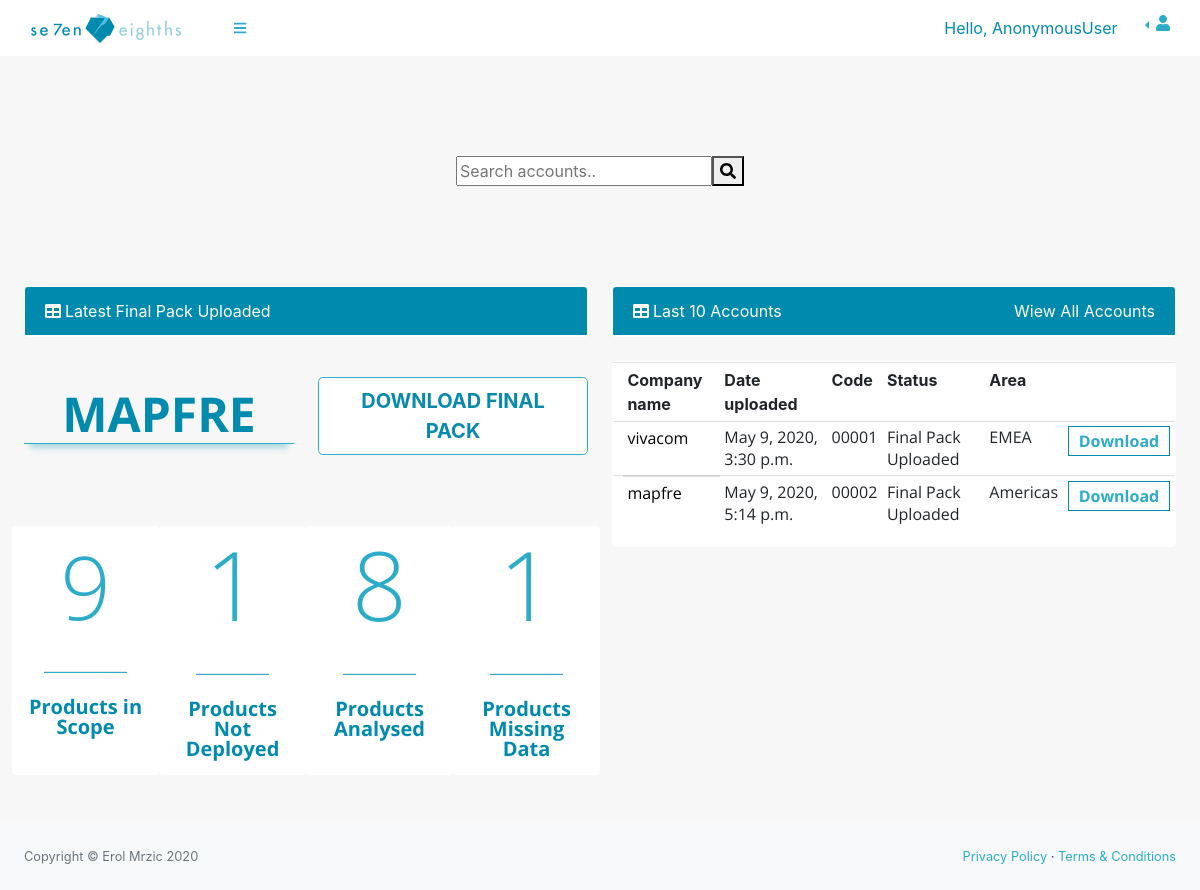
/test, run on the app's committed database.
### base/models.py (models this page shows, shortened)
class Account(models.Model):
    AREAS = (
        ('EMEA', 'EMEA'),
        ('Americas', 'Americas'),
    )
    STATUS = (
        ('Data collection sent', 'Data collection sent'),
        ('Data Received', 'Data Received'),
        ('Analysis', 'Analysis'),
        ('Final Pack Uploaded', 'Final Pack Uploaded'),
    )
    username = models.ForeignKey(
        Access, blank=True,  null=True, on_delete=models.DO_NOTHING)
    name = models.CharField(max_length=30)
    code = models.CharField(max_length=30)
    dateReceived = models.DateTimeField(auto_now_add=True)
    dateUploaded = models.DateTimeField(auto_now_add=True)
    status = models.CharField(max_length=30, null=True, choices=STATUS)
    area = models.CharField(max_length=10, choices=AREAS)
    finalPack = models.FileField(null=True, blank=True)

### base/views.py (the view)
# urls.py: path('test', views.test, name='test'),
def test(request):
    accounts = Account.objects.all()
    users = Access.objects.all()
    myAccessFilter = AccessFilter(request.GET, queryset=users)
    users = myAccessFilter.qs
    myAccountFilter = AccountFilter(request.POST, queryset=accounts)
    accounts = myAccountFilter.qs
    context = {'accounts': accounts, 'users': users,
               'myAccessFilter': myAccessFilter, 'myAccountFilter': myAccountFilter}
    return render(request, 'base/test.html', context)

### base/templatetags/groupFilter.py (called while the page is built)
@register.filter(name='has_group')
def has_group(user, group_name):
    return user.groups.filter(name=group_name).exists()

### base/templates/base/test.html (shortened to what this page needs)
{% extends 'base/navbars/sidenav.html' %} {% block content %}{%block body %}
<body class="sb-nav-fixed sb-sidenav-toggled">
  {% endblock %}
  {% load groupFilter %}
  <div id="layoutSidenav_content">
    <main>
      <div class="container-fluid">
        <div class="ButtonWrapper" style="margin: 100px; 0">
          <div>
            <input type="text" placeholder="Search accounts.."><button type="submit"><i
                class="fa fa-search"></i></button>
          </div>
        </div>
        <div class="details show">
          <section class="row">
            <div class=" col-xl-6">
              <div class="card mb-4">
                <div class="card-header">
                  <i class="fas fa-table mr-1"></i>Latest Final Pack Uploaded
                </div>
              </div>
              <div class="row">
                <h1 class=" col-xl-6 mt-4">
                  <div style="
                    font-size: larger;
                    font-weight: bold;
                    border-bottom: 1px solid #2cacc9;
                    margin-bottom: 50px;
                    color:#008aad;
                    -webkit-box-shadow: 0 10px 6px -6px rgba(0, 138, 173, 0.3);
                    -moz-box-shadow: 0 10px 6px -6px rgba(0, 138, 173, 0.3);
                    box-shadow: 0 10px 6px -6px rgba(0, 138, 173, 0.3);
                    text-align: center!important; text-transform: uppercase;
                    " class="mx-auto ">
                    {{ accounts.last.name }}
                </h1>
                <div class="ButtonWrapper col-xl-6 style=" float: left;">
                  <a type="button" data-toggle="modal" data-target="#LVQupload" class="DownloadBtn btn">DOWNLOAD FINAL
                    PACK</a>
                </div>
              </div>
              <div class="row">
                <div class="card col-xl-3 mb-5 col-md-6 jumbocard tab-link nav-link" href="#scope">
                  <h1 class="display-2">9</h1>
                  <hr class="my-4" />
                  <p class="lead">
                    Products in Scope
                  </p>
                </div>
                <div class="card col-xl-3 mb-5 col-md-6 jumbocard tab-link" href="#not-deployed">
                  <h1 class="display-1">1</h1>
                  <hr class="my-4" />
                  <p class="lead">
                    Products Not Deployed
                  </p>
                </div>
                <div class="card col-xl-3 mb-5 col-md-6 jumbocard tab-link" href="#analysed">
                  <h1 class="display-1">8</h1>
                  <hr class="my-4" />
                  <p class="lead">
                    Products Analysed
                  </p>
                </div>
                <div class="card col-xl-3 mb-5 col-md-6 jumbocard tab-link" href="#missing-data">
                  <h1 class="display-1">1</h1>
                  <hr class="my-4" />
                  <p class="lead">
                    Products Missing Data
                  </p>
                </div>
              </div>
            </div>
            <div class="col-xl-6">
              <div class="card mb-4">
                <div class="card-header">
                  <i class="fas fa-table mr-1"></i>Last 10 Accounts
                  <a style="float: right; color:#fff;" href="{% url 'listAccounts' %}" type="button">Wiew All
                    Accounts</a>
                </div>
              </div>
              <div class="card card-body">
                <table class="table table-sm">
                  <tr>
                    <th></th>
                    <th>Company name</th>
                    <th>Date uploaded</th>
                    <th>Code</th>
                    <th>Status</th>
                    <th>Area</th>
                    <th></th>
                  </tr>
                  {% for account in accounts %}
                  <tr class="t-rows">
                    <td></td>
                    <td class="link">{{account.name}}</td>
                    <td>{{account.dateUploaded}}</td>
                    <td>{{account.code}}</td>
                    <td>{{account.status}}</td>
                    <td>{{account.area}}</td>
                    <td><a type="button">Download</td>
                  </tr>
                  {% endfor %}
                </table>
              </div>
            </div>
          </section>
        </div>
      </div>
    </main>
    <footer class="py-4 bg-light mt-auto">
      <div class="container-fluid">
        <div class="d-flex align-items-center justify-content-between small">
          <div class="text-muted">Copyright &copy; Erol Mrzic 2020</div>
          <div>
            <a href="#">Privacy Policy</a>
            &middot;
            <a href="#">Terms &amp; Conditions</a>
          </div>
        </div>
      </div>
    </footer>
  </div>
  {% endblock %}

### staticfiles/css/tech.css (style rules this page uses)
.table a { text-decoration: none; border: 1px solid #008aad; font-weight: bold; color: red; padding: 3px 10px; }

### staticfiles/css/overview.css (style rules this page uses)
.jumbocard { background: #fff; width: 100%; max-width: 500px; position: relative; text-align: center; width: 50% !important; border: none; align-items: center; }
.jumbocard h1 { color: #2cacc9; }
.my-4 { border-bottom: 1px solid #2cacc9 !important; width: 60%; }
.lead { color: #008aad; font-weight: bold; }
.details { margin-top: 3rem; opacity: 0; transition: opacity 0.6s linear; }
.show { opacity: 1; }
.DownloadBtn { background-color: #fff; border: 1px solid #2cacc9; color: #088aad !important; font-weight: bold; padding: 0.5rem 1rem !important; font-size: 1.25rem !important; line-height: 1.5 !important; border-radius: 0.3rem !important; }
.ButtonWrapper { display: flex; align-items: center; flex-direction: column; justify-content: center; margin-bottom: 30px; }
.t-rows { font: 1rem "Open Sans"; border-bottom: 1px solid #ccc; }
.t-rows:last-child { border: none; }
.t-rows .link { text-decoration: none; color: #000; -webkit-transition: font-size 0.3s ease, background-color 0.3s ease; -moz-transition: font-size 0.3s ease, background-color 0.3s ease; -o-transition: font-size 0.3s ease, background-color 0.3s ease; -ms-transition: font-size 0.3s ease, background-color 0.3s ease; transition: font-size 0.3s ease, background-color 0.3s ease; display: block; width: 100%; }

### data on the page
Account: last.name "MAPFRE", name "mapfre", dateUploaded "May 9, 2020, 5:14 p.m.", code "00002", status "Final Pack Uploaded", area "Americas"
Account: name "vivacom", dateUploaded "May 9, 2020, 3:30 p.m.", code "00001", status "Final Pack Uploaded", area "EMEA"

### other printed values
{{ request.user }} "AnonymousUser"
